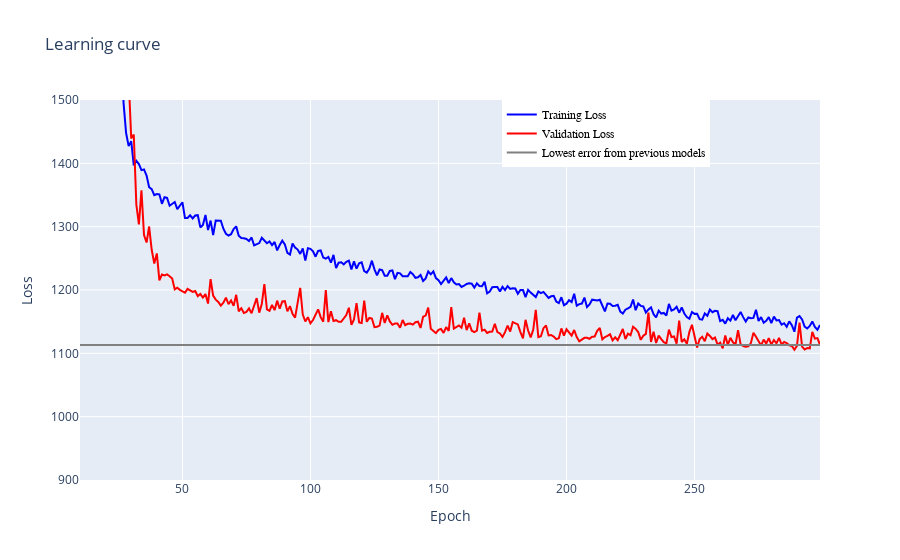

Notebook code cell kept with this figure:
### Code cell
DNN_plot_loss(history,starting_epoch=10, previous_val_loss=previous_val_loss)

### Figure 1 — Plotly figure (JSON) as saved in the notebook; plotly's stock layout.template omitted (floating-point values rounded to 4 significant figures; data arrays with more than 128 entries replaced by an {"elided": "..."} marker saying what was removed)
{"data": [{"marker": {"color": "blue", "opacity": 0.5, "size": 5}, "mode": "lines", "name": "Training Loss", "type": "scatter", "x": {"elided": "290 int values"}, "y": {"elided": "290 float values"}}, {"marker": {"color": "red", "opacity": 0.5, "size": 5}, "mode": "lines", "name": "Validation Loss", "type": "scatter", "x": {"elided": "290 int values"}, "y": {"elided": "290 float values"}}, {"marker": {"color": "grey", "size": 5}, "mode": "lines", "name": "Lowest error from previous models", "type": "scatter", "x": {"elided": "290 int values"}, "y": {"elided": "290 float values"}}], "layout": {"legend": {"font": {"color": "black", "family": "sans-serif", "size": 12}, "traceorder": "normal", "x": 0.57, "y": 1}, "title": {"text": "Learning curve"}, "xaxis": {"range": [10, 299], "title": {"text": "Epoch"}}, "yaxis": {"range": [900, 1500], "title": {"text": "Loss"}}}}
